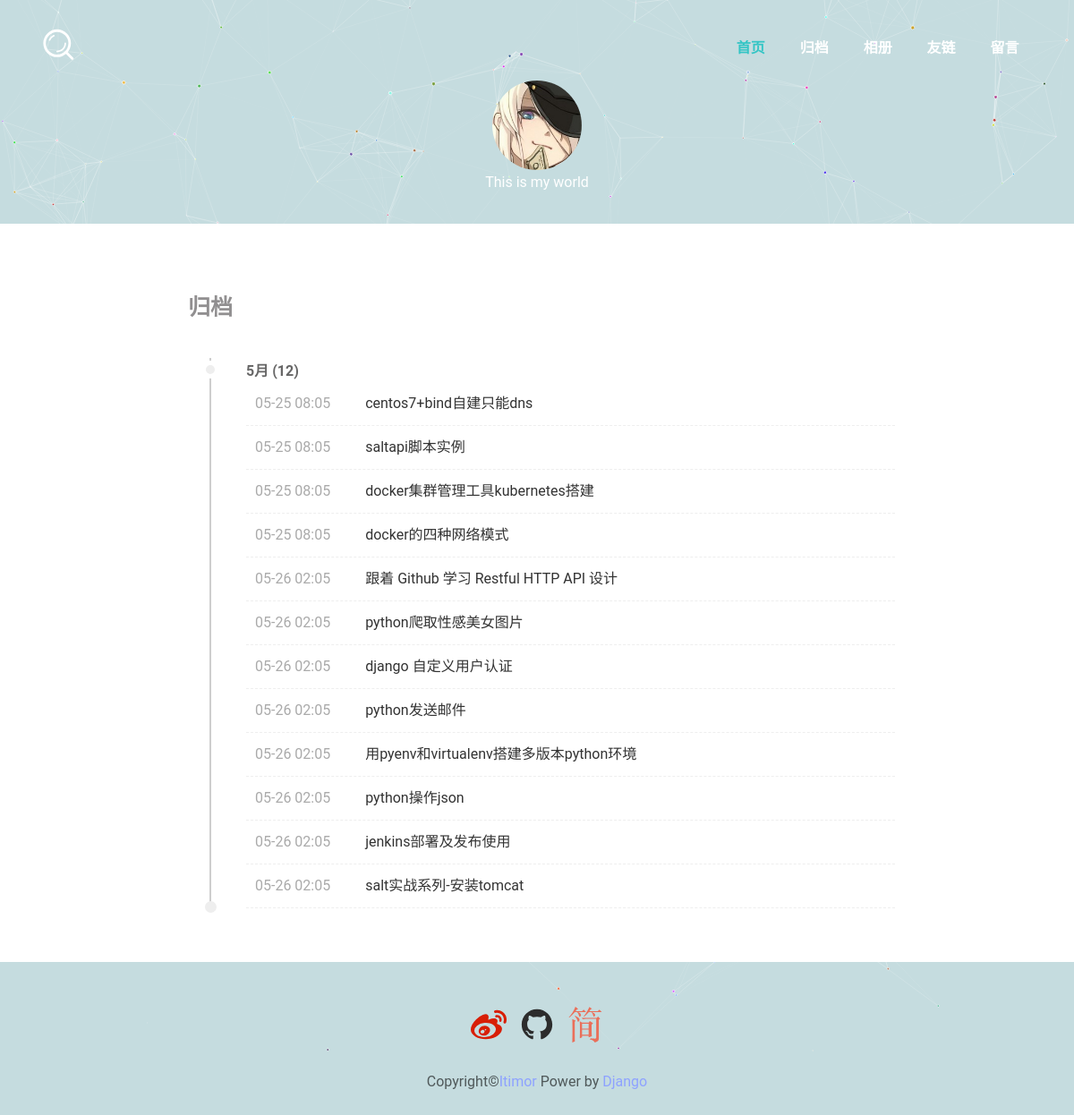
Page /archive/ on the committed database.
### blog/models.py (models this page shows, shortened)
class Article(models.Model):
    name = models.CharField(u'标题', max_length=150, unique=True)
    slug = models.SlugField(u'链接', default='#', null=True, blank=True)
    cover = models.ImageField(upload_to=PathAndRename("cover"), blank=True, verbose_name=u'封面')
    type = models.CharField(max_length=1, choices=BlogTypes, default='l', verbose_name=u'类型')
    content = models.TextField(u'内容', )
    excerpt = models.TextField(u'摘要', )
    create_time = models.DateTimeField(u'创建时间', auto_now_add=True)
    update_time = models.DateTimeField(u'修改时间')
    published = models.BooleanField(u'发布', default=True)
    publish_time = models.DateTimeField(u'发布时间', null=True)
    views = models.PositiveIntegerField(u'浏览量', default=0)
    tags = models.ManyToManyField('Tag', related_name='tags', null=True, blank=True, verbose_name=u'标签')
    class Meta:
        verbose_name = u'文章'
        verbose_name_plural = u'文章'
        ordering = ['-update_time']
    def get_absolute_url(self):
        return reverse('blog:detail', kwargs={'slug': self.slug})

### blog/views.py (the view)
# urls.py: url(r'^archive/', ArchiveView.as_view(), name="archive"),
class ArchiveView(ListView):
    template_name = 'archive.html'
    context_object_name = "archive_posts"
    queryset = Article.objects.filter(published=True)
    def get_context_data(self, **kwargs):
        context = super(ArchiveView, self).get_context_data(**kwargs)
        return context

### templates/archive.html (shortened to what this page needs)
{% extends "layout/base.html" %}
{% block content %}
<div id="main" class="content">
    <div class="container">
        <section class="post_content" itemscope itemtype="http://schema.org/Article">
            <header class="post_header">
                <h1 class="post_title">归档</h1>
            </header>
            <div class="post-Archive">
                <div id="archives">
                    {% regroup archive_posts by publish_time.year as posts_by_year %}
                    <div class='archive-title'>
                        {% for year in posts_by_year %}
                            {% regroup year.list by publish_time.month as posts_by_month %}
                                {% for month in posts_by_month %}
                                    <h3>{{ month.grouper }}月 ({{month.list | length}})</h3>
                                    {% for post in month.list %}
                                        <div class='archives'>
                                            <div class="brick">
                                                <a href="{{ post.get_absolute_url }}">
                                                    <span class="time">{{ post.publish_time |date:'m-d h:m' }}</span>
                                                    {{ post.name }}
                                                </a>
                                            </div>
                                        </div>
                                    {% endfor %}
                                {% endfor %}
                        {% endfor %}
                    </div>
                </div>
            </div>
        </section>
    </div>
</div>
{% endblock %}

### statics/css/base.css (style rules this page uses)
html body { _background-attachment: fixed; }
html { width: 100%; height: 100%; text-size-adjust: 100%; -ms-text-size-adjust: 100%; -webkit-text-size-adjust: 100% }
body { background-color: rgba(56, 136, 146, 0.29); width: 100%; height: 100%; font-family: PingFang SC, "Hiragino Sans GB", "Source Han Sans CN", Roboto, "Microsoft Yahei", sans-serif; font-weight: 400; font-size: 16px; color: rgba(2, 0, 0, .6); text-rendering: optimizeLegibility; -webkit-font-smoothing: antialiased; -moz-osx-font-smoothing: grayscale; font-feature-settings: "liga" on; -moz-font-feature-settings: "liga" on; }
body, h1, h2, h3, h4, h5, h6, blockquote, p, div, span, ul, ol, li, form, input, textarea, br, button { margin: 0; padding: 0; border: 0; font-size: 100% }
*, *:after, *:before { -webkit-box-sizing: border-box; -moz-box-sizing: border-box; box-sizing: border-box }
h1, h2, h3, h4, h5 { margin: 0 }
h1 { font-size: 20px; line-height: 48px; margin-bottom: 24px }
h3 { font-size: 16px; line-height: 24px; margin-top: 24px; }
a { color: #7dc768; text-decoration: none }

### statics/css/index.css (style rules this page uses)
#main { background: #fff; position: relative; }
.container { position: relative; background: #fff; padding: 60px 0 20px; margin: 50px 10px; }
.post_content { margin: 0 auto; line-height: 1.75; max-width: 800px; position: relative }
.post_header { position: relative }
h1.post_title { color: #918f90; font-size: 25px; font-weight: 700; margin-bottom: 25px; text-transform: uppercase; padding: 10px; }
.post-Archive { max-width: 800px; margin-left: 35px; padding-left: 40px }
.post-Archive:before { position: absolute; left: 34px; top: 90px; bottom: 40px; display: block; width: 2px; background: #cecece; content: ""; z-index: 0 }
.post-Archive:after { content: ""; width: 13px; height: 13px; border-radius: 50%; background: #EEE; position: absolute; left: 29px; bottom: 35px }
.archive-title { padding-bottom: 40px }
.archives a { position: relative; display: block; padding: 10px 0; border-bottom: 1px dashed #eee; color: #333; font-style: normal }
.time { color: #888; padding-right: 35px }
#archives h3 { position: relative }
#archives h3:before { content: ""; width: 20px; height: 20px; border: 5px solid #fff; border-radius: 50%; background: #EEE; position: absolute; left: -50px; }
.brick span { color: #aaa; padding-left: 10px }

### rows in the picture
Article: publish_time "05-25 08:05", name "centos7+bind自建只能dns"
Article: publish_time "05-25 08:05", name "saltapi脚本实例"
Article: publish_time "05-25 08:05", name "docker集群管理工具kubernetes搭建"
Article: publish_time "05-25 08:05", name "docker的四种网络模式"
Article: publish_time "05-26 02:05", name "跟着 Github 学习 Restful HTTP API 设计"
Article: publish_time "05-26 02:05", name "python爬取性感美女图片"
Article: publish_time "05-26 02:05", name "django 自定义用户认证"
Article: publish_time "05-26 02:05", name "python发送邮件"
Article: publish_time "05-26 02:05", name "用pyenv和virtualenv搭建多版本python环境"
Article: publish_time "05-26 02:05", name "python操作json"
Article: publish_time "05-26 02:05", name "jenkins部署及发布使用"
Article: publish_time "05-26 02:05", name "salt实战系列-安装tomcat"

### other values in the picture
{{ month.grouper }} "5"
{{ month.list | length }} "12"
